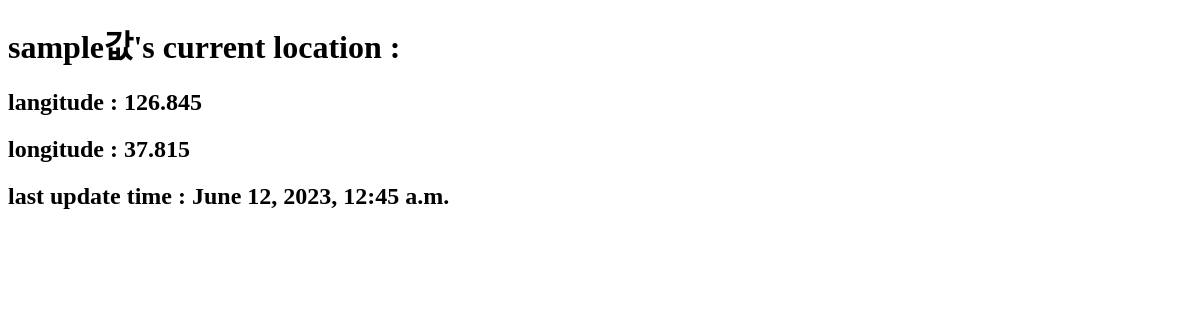
Before: / with the older database file.
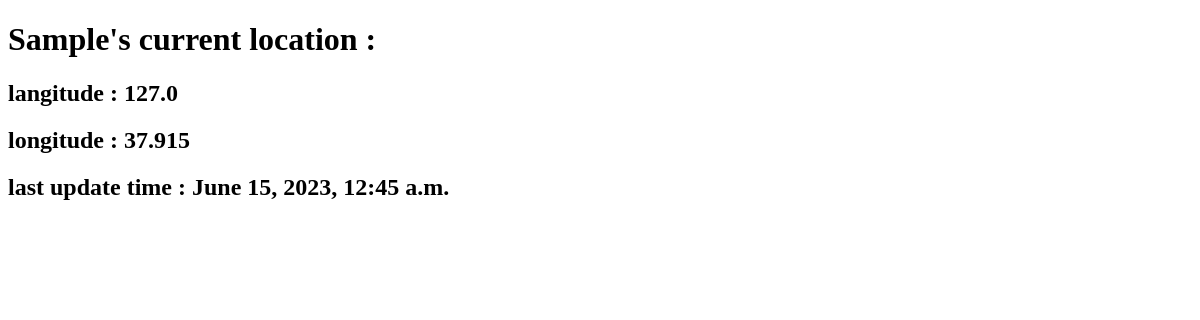
After: the same page with the newer database file.
### myapp/models.py (models this page shows)
class arduino(models.Model):
    name=models.CharField(max_length=200)
    langitude=models.FloatField(default=0)
    longitude=models.FloatField(default=0)
    pub_date=models.DateTimeField(auto_now=True)
    def to_json(self):
    	return {
            "name": self.name,
            "langitude": self.langitude,
            "longitude": self.longitude,
            "pub_date": self.pub_date,
        }

### myapp/views.py (the view)
# urls.py: path("", views.map, name="map"),
def map(request):
    if len(arduino.objects.all())==0:
        raise Http404("arduino does not exist")
    arduinos=arduino.objects.all().order_by('-pub_date')
    context={"arduinos" : arduinos,"js_arduinos" : json.dumps([a.to_json() for a in arduinos], cls=DjangoJSONEncoder)}
    return render(request,"myapp/map.html",context)

### myapp/templates/myapp/map.html (shortened to what this page needs)
<!DOCTYPE html>
<html>
<head>
    {% if arduinos.0.name %}
        <h1>{{arduinos.0.name}}'s current location : </h1>
    {% endif %}
    {% if arduinos.0.langitude %}
        <h2>langitude : {{arduinos.0.langitude}}</h2>
    {% endif %}
    {% if arduinos.0.longitude %}
        <h2>longitude : {{arduinos.0.longitude}}</h2>
    {% endif %}
    {% if arduinos.0.pub_date %}
        <h2>last update time : {{arduinos.0.pub_date}}</h2>
    {% endif %}
</head>
<body>
	<div id="map" style="width:500px;height:400px;"></div>
</body>
</html>

Changed rows visible on the page:
no longer on this page (row unchanged): arduino: name "sample값", langitude "126.845", longitude "37.815", pub_date "June 12, 2023, 12:45 a.m."
added arduino: name "Sample", langitude "127.0", longitude "37.915", pub_date "June 15, 2023, 12:45 a.m."
